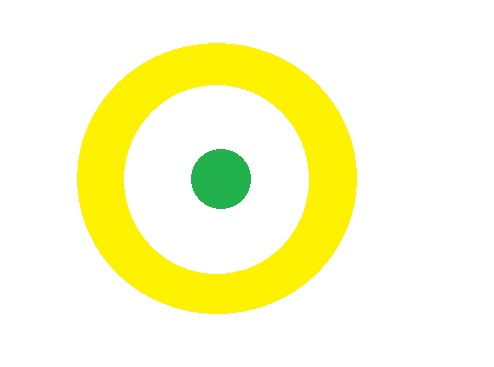
#> input picture test_photo/sdsdw.jpg, 494 x 367 px, found by its file name
$ python OpenCV.py
#> lines starting #> are read from the running program, lines starting #| are printed output that depends on the picture; after the words box and inside, x2 and y2 are one past the last pixel; in counts of white or black regions, pixels touching at a corner belong together

import cv2 as cv
import numpy

img = cv.imread("C:\\Users\Vilgi\Desktop\sdsdw.jpg")   # Загружаем изображение
#> img is the input picture: shape (367, 494, 3); mean B, G, R 207.1, 251.3, 251.2

lower_green = (30, 50, 50)                               # Определение диапазона зеленого цвета в HSV
upper_green = (90, 255, 230)


hsv = cv.cvtColor(img, cv.COLOR_BGR2HSV)              # Преобразование изображения в цветовую модель HSV
#> hsv: shape (367, 494, 3); mean H, S, V 12.5, 48.3, 253.5

mask = cv.inRange(hsv, lower_green, upper_green)       # Создание маски для зеленого цвета
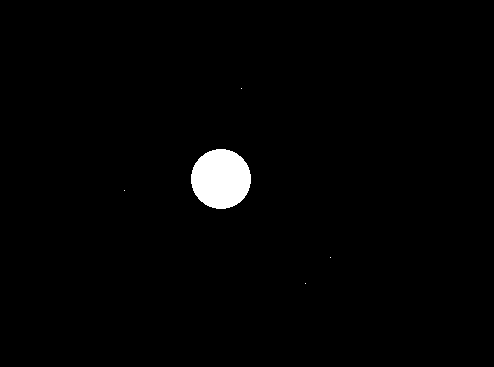
#> mask: shape (367, 494); 1.6% white; 5 white regions (4 under 20 px)

contours, hierarchy = cv.findContours(mask, cv.RETR_EXTERNAL, cv.CHAIN_APPROX_SIMPLE)    # Нахождение контуров на маске
#> contours = 5 contours, 4 with area under 20; largest, box (x1, y1, x2, y2) and area: (191, 149, 251, 209) 2737


def mouse_callback(event, x, y, flags, param):
    if event == cv.EVENT_LBUTTONDOWN:
        pixel_color = img[y, x][::-1]
        print(f"Цвет пикселя ({x}, {y}): {pixel_color}")


def print_():
    for cnt in contours:                                    #  Вывод координат точек с зеленым цветом
        M = cv.moments(cnt)
        if M["m00"] != 0:
            x = int(M["m10"] / M["m00"])
            y = int(M["m01"] / M["m00"])
            print("Координаты точки с зеленым цветом: ({}, {})".format(x, y))
#> this loop made 5 passes
#> (x, y) on pass 4: (220, 178)
#> cnt on passes 1, 2, 3, 5: [[305, 283]], [[330, 257]], [[124, 190]], [[241, 88]]
#| Координаты точки с зеленым цветом: (220, 178)


def draw_circles(image, coordinates_list, radius=40, color=(0, 0, 255), thickness=5):
    for coord in coordinates_list:
        x, y = coord
        cv.circle(image, (x, y), radius, color, thickness)


def main():

    cv.imshow("Mask", mask)                        # Отображение маски

    cv.namedWindow('image')
    cv.setMouseCallback("image", mouse_callback)

    print_()

    cv.imshow('image', img)                        # Отображение окна изображения

    cv.waitKey(0)
    cv.destroyAllWindows()

main()
